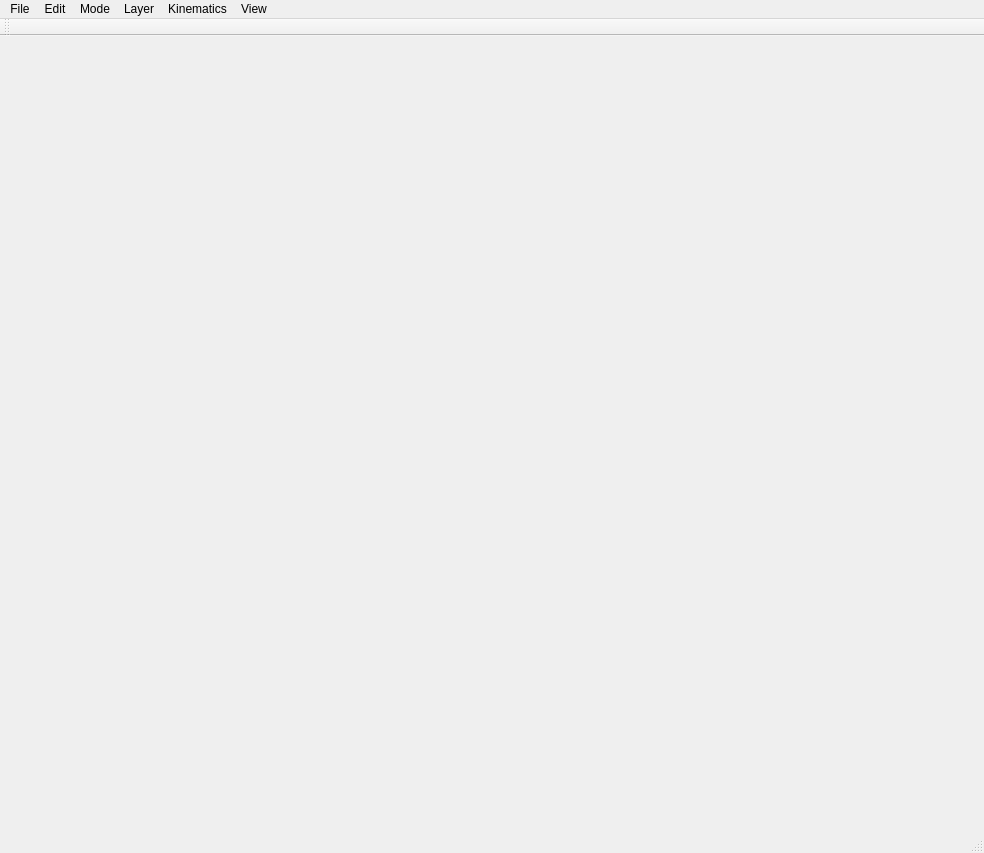
<?xml version="1.0" encoding="UTF-8"?>
<ui version="4.0">
 <class>MainWindowClass</class>
 <widget class="QMainWindow" name="MainWindowClass">
  <property name="geometry">
   <rect>
    <x>0</x>
    <y>0</y>
    <width>984</width>
    <height>853</height>
   </rect>
  </property>
  <property name="windowTitle">
   <string>Kinematic Design</string>
  </property>
  <widget class="QWidget" name="centralWidget"/>
  <widget class="QMenuBar" name="menuBar">
   <property name="geometry">
    <rect>
     <x>0</x>
     <y>0</y>
     <width>984</width>
     <height>21</height>
    </rect>
   </property>
   <widget class="QMenu" name="menuFile">
    <property name="title">
     <string>File</string>
    </property>
    <widget class="QMenu" name="menuExport">
     <property name="title">
      <string>Export</string>
     </property>
     <addaction name="actionExportSTL"/>
     <addaction name="actionExportSCAD"/>
    </widget>
    <addaction name="actionNew"/>
    <addaction name="actionOpen"/>
    <addaction name="actionSave"/>
    <addaction name="separator"/>
    <addaction name="actionSaveImage"/>
    <addaction name="separator"/>
    <addaction name="menuExport"/>
    <addaction name="separator"/>
    <addaction name="actionExit"/>
   </widget>
   <widget class="QMenu" name="menuMode">
    <property name="title">
     <string>Mode</string>
    </property>
    <widget class="QMenu" name="menuFixed_Body">
     <property name="title">
      <string>Fixed Body</string>
     </property>
     <addaction name="actionFixedRectangle"/>
     <addaction name="actionFixedCircle"/>
     <addaction name="actionFixedPolygon"/>
    </widget>
    <widget class="QMenu" name="menuMovingBody">
     <property name="title">
      <string>Moving Body</string>
     </property>
     <addaction name="actionMovingRectangle"/>
     <addaction name="actionMovingCircle"/>
     <addaction name="actionMovingPolygon"/>
    </widget>
    <addaction name="actionSelect"/>
    <addaction name="separator"/>
    <addaction name="menuFixed_Body"/>
    <addaction name="menuMovingBody"/>
    <addaction name="separator"/>
    <addaction name="actionLinkageRegion"/>
    <addaction name="actionLinkageAvoidance"/>
    <addaction name="separator"/>
    <addaction name="actionKinematics"/>
   </widget>
   <widget class="QMenu" name="menuEdit">
    <property name="title">
     <string>Edit</string>
    </property>
    <addaction name="actionUndo"/>
    <addaction name="actionRedo"/>
    <addaction name="separator"/>
    <addaction name="actionCopy"/>
    <addaction name="actionPaste"/>
    <addaction name="separator"/>
    <addaction name="actionDelete"/>
    <addaction name="actionSelectAll"/>
   </widget>
   <widget class="QMenu" name="menuLayer">
    <property name="title">
     <string>Layer</string>
    </property>
    <addaction name="actionAddLayer"/>
    <addaction name="actionInsertLayer"/>
    <addaction name="actionDeleteLayer"/>
    <addaction name="separator"/>
   </widget>
   <widget class="QMenu" name="menuKinematics">
    <property name="title">
     <string>Kinematics</string>
    </property>
    <addaction name="actionGenerateLinkage"/>
    <addaction name="actionSynthesisSettings"/>
    <addaction name="actionWeightsWindow"/>
    <addaction name="separator"/>
    <addaction name="actionRun"/>
    <addaction name="actionRunBackward"/>
    <addaction name="actionStop"/>
    <addaction name="separator"/>
    <addaction name="actionStepForward"/>
    <addaction name="actionStepBackward"/>
    <addaction name="separator"/>
    <addaction name="actionCollisionCheck"/>
    <addaction name="actionRestrictMotionRange"/>
    <addaction name="actionOptions"/>
   </widget>
   <widget class="QMenu" name="menuView">
    <property name="title">
     <string>View</string>
    </property>
    <addaction name="actionShowSolutions"/>
    <addaction name="actionShowGridLines"/>
    <addaction name="actionShowInputPoses"/>
    <addaction name="separator"/>
    <addaction name="actionRenderBasic"/>
    <addaction name="actionRenderSSAO"/>
    <addaction name="actionRenderLine"/>
    <addaction name="actionRenderHatching"/>
   </widget>
   <addaction name="menuFile"/>
   <addaction name="menuEdit"/>
   <addaction name="menuMode"/>
   <addaction name="menuLayer"/>
   <addaction name="menuKinematics"/>
   <addaction name="menuView"/>
  </widget>
  <widget class="QToolBar" name="mainToolBar">
   <property name="minimumSize">
    <size>
     <width>0</width>
     <height>0</height>
    </size>
   </property>
   <attribute name="toolBarArea">
    <enum>TopToolBarArea</enum>
   </attribute>
   <attribute name="toolBarBreak">
    <bool>false</bool>
   </attribute>
  </widget>
  <widget class="QStatusBar" name="statusBar">
   <property name="minimumSize">
    <size>
     <width>0</width>
     <height>0</height>
    </size>
   </property>
  </widget>
  <action name="actionExit">
   <property name="text">
    <string>Exit</string>
   </property>
  </action>
  <action name="actionSelect">
   <property name="checkable">
    <bool>true</bool>
   </property>
   <property name="icon">
    <iconset>
     <normaloff>Resources/select.png</normaloff>Resources/select.png</iconset>
   </property>
   <property name="text">
    <string>Select</string>
   </property>
  </action>
  <action name="actionFixedRectangle">
   <property name="checkable">
    <bool>true</bool>
   </property>
   <property name="icon">
    <iconset>
     <normaloff>Resources/fixed_rectangle.png</normaloff>Resources/fixed_rectangle.png</iconset>
   </property>
   <property name="text">
    <string>Rectangle</string>
   </property>
  </action>
  <action name="actionFixedCircle">
   <property name="checkable">
    <bool>true</bool>
   </property>
   <property name="icon">
    <iconset>
     <normaloff>Resources/fixed_circle.png</normaloff>Resources/fixed_circle.png</iconset>
   </property>
   <property name="text">
    <string>Circle</string>
   </property>
  </action>
  <action name="actionFixedPolygon">
   <property name="checkable">
    <bool>true</bool>
   </property>
   <property name="icon">
    <iconset>
     <normaloff>Resources/fixed_polygon.png</normaloff>Resources/fixed_polygon.png</iconset>
   </property>
   <property name="text">
    <string>Polygon</string>
   </property>
  </action>
  <action name="actionNew">
   <property name="icon">
    <iconset>
     <normaloff>Resources/new.png</normaloff>Resources/new.png</iconset>
   </property>
   <property name="text">
    <string>New</string>
   </property>
   <property name="shortcut">
    <string>Ctrl+N</string>
   </property>
  </action>
  <action name="actionCopy">
   <property name="icon">
    <iconset>
     <normaloff>Resources/copy.png</normaloff>Resources/copy.png</iconset>
   </property>
   <property name="text">
    <string>Copy</string>
   </property>
   <property name="shortcut">
    <string>Ctrl+C</string>
   </property>
  </action>
  <action name="actionSelectAll">
   <property name="text">
    <string>Select All</string>
   </property>
   <property name="shortcut">
    <string>Ctrl+A</string>
   </property>
  </action>
  <action name="actionDelete">
   <property name="icon">
    <iconset>
     <normaloff>Resources/delete.png</normaloff>Resources/delete.png</iconset>
   </property>
   <property name="text">
    <string>Delete</string>
   </property>
   <property name="shortcut">
    <string>Del</string>
   </property>
  </action>
  <action name="actionPaste">
   <property name="icon">
    <iconset>
     <normaloff>Resources/paste.png</normaloff>Resources/paste.png</iconset>
   </property>
   <property name="text">
    <string>Paste</string>
   </property>
   <property name="shortcut">
    <string>Ctrl+V</string>
   </property>
  </action>
  <action name="actionUndo">
   <property name="icon">
    <iconset>
     <normaloff>Resources/undo.png</normaloff>Resources/undo.png</iconset>
   </property>
   <property name="text">
    <string>Undo</string>
   </property>
   <property name="shortcut">
    <string>Ctrl+Z</string>
   </property>
  </action>
  <action name="actionRedo">
   <property name="icon">
    <iconset>
     <normaloff>Resources/redo.png</normaloff>Resources/redo.png</iconset>
   </property>
   <property name="text">
    <string>Redo</string>
   </property>
   <property name="shortcut">
    <string>Ctrl+Y</string>
   </property>
  </action>
  <action name="actionOpen">
   <property name="icon">
    <iconset>
     <normaloff>Resources/open.png</normaloff>Resources/open.png</iconset>
   </property>
   <property name="text">
    <string>Open</string>
   </property>
   <property name="shortcut">
    <string>Ctrl+O</string>
   </property>
  </action>
  <action name="actionSave">
   <property name="icon">
    <iconset>
     <normaloff>Resources/save.png</normaloff>Resources/save.png</iconset>
   </property>
   <property name="text">
    <string>Save</string>
   </property>
   <property name="shortcut">
    <string>Ctrl+S</string>
   </property>
  </action>
  <action name="actionAddLayer">
   <property name="text">
    <string>Add Layer</string>
   </property>
  </action>
  <action name="actionInsertLayer">
   <property name="text">
    <string>Insert Layer</string>
   </property>
  </action>
  <action name="actionDeleteLayer">
   <property name="text">
    <string>Delete Layer</string>
   </property>
  </action>
  <action name="actionGenerateLinkage">
   <property name="icon">
    <iconset>
     <normaloff>Resources/fourbar_linkage.png</normaloff>Resources/fourbar_linkage.png</iconset>
   </property>
   <property name="text">
    <string>Generate Linkage</string>
   </property>
  </action>
  <action name="actionCollisionCheck">
   <property name="checkable">
    <bool>true</bool>
   </property>
   <property name="text">
    <string>Collision Check</string>
   </property>
  </action>
  <action name="actionLinkageRegion">
   <property name="checkable">
    <bool>true</bool>
   </property>
   <property name="icon">
    <iconset>
     <normaloff>Resources/linkage_region.png</normaloff>Resources/linkage_region.png</iconset>
   </property>
   <property name="text">
    <string>Linkage Region</string>
   </property>
  </action>
  <action name="actionKinematics">
   <property name="checkable">
    <bool>true</bool>
   </property>
   <property name="text">
    <string>Kinematics</string>
   </property>
  </action>
  <action name="actionRun">
   <property name="icon">
    <iconset>
     <normaloff>Resources/run.png</normaloff>Resources/run.png</iconset>
   </property>
   <property name="text">
    <string>Run</string>
   </property>
  </action>
  <action name="actionRunBackward">
   <property name="text">
    <string>Run Backward</string>
   </property>
  </action>
  <action name="actionStop">
   <property name="icon">
    <iconset>
     <normaloff>Resources/stop.png</normaloff>Resources/stop.png</iconset>
   </property>
   <property name="text">
    <string>Stop</string>
   </property>
  </action>
  <action name="actionStepForward">
   <property name="icon">
    <iconset>
     <normaloff>Resources/step_forward.png</normaloff>Resources/step_forward.png</iconset>
   </property>
   <property name="text">
    <string>Step Forward</string>
   </property>
   <property name="shortcut">
    <string>Right</string>
   </property>
  </action>
  <action name="actionStepBackward">
   <property name="icon">
    <iconset>
     <normaloff>Resources/step_backward.png</normaloff>Resources/step_backward.png</iconset>
   </property>
   <property name="text">
    <string>Step Backward</string>
   </property>
   <property name="shortcut">
    <string>Left</string>
   </property>
  </action>
  <action name="actionGenerateSliderCrank">
   <property name="icon">
    <iconset>
     <normaloff>Resources/slider_crank.png</normaloff>Resources/slider_crank.png</iconset>
   </property>
   <property name="text">
    <string>Generate Slider Crank</string>
   </property>
  </action>
  <action name="actionShowSolutions">
   <property name="checkable">
    <bool>true</bool>
   </property>
   <property name="text">
    <string>Show Solutions</string>
   </property>
  </action>
  <action name="actionRenderBasic">
   <property name="checkable">
    <bool>true</bool>
   </property>
   <property name="text">
    <string>Basic</string>
   </property>
  </action>
  <action name="actionRenderSSAO">
   <property name="checkable">
    <bool>true</bool>
   </property>
   <property name="text">
    <string>SSAO</string>
   </property>
  </action>
  <action name="actionRenderLine">
   <property name="checkable">
    <bool>true</bool>
   </property>
   <property name="text">
    <string>Line</string>
   </property>
  </action>
  <action name="actionRenderHatching">
   <property name="checkable">
    <bool>true</bool>
   </property>
   <property name="text">
    <string>Hatching</string>
   </property>
  </action>
  <action name="actionSaveSTL">
   <property name="text">
    <string>Save STL</string>
   </property>
  </action>
  <action name="actionExportSTL">
   <property name="text">
    <string>STL</string>
   </property>
  </action>
  <action name="actionExportSCAD">
   <property name="text">
    <string>SCAD</string>
   </property>
  </action>
  <action name="actionOptions">
   <property name="icon">
    <iconset>
     <normaloff>Resources/options.png</normaloff>Resources/options.png</iconset>
   </property>
   <property name="text">
    <string>Options</string>
   </property>
  </action>
  <action name="actionMovingRectangle">
   <property name="checkable">
    <bool>true</bool>
   </property>
   <property name="icon">
    <iconset>
     <normaloff>Resources/moving_rectangle.png</normaloff>Resources/moving_rectangle.png</iconset>
   </property>
   <property name="text">
    <string>Rectangle</string>
   </property>
  </action>
  <action name="actionMovingCircle">
   <property name="checkable">
    <bool>true</bool>
   </property>
   <property name="icon">
    <iconset>
     <normaloff>Resources/moving_circle.png</normaloff>Resources/moving_circle.png</iconset>
   </property>
   <property name="text">
    <string>Circle</string>
   </property>
  </action>
  <action name="actionMovingPolygon">
   <property name="checkable">
    <bool>true</bool>
   </property>
   <property name="icon">
    <iconset>
     <normaloff>Resources/moving_polygon.png</normaloff>Resources/moving_polygon.png</iconset>
   </property>
   <property name="text">
    <string>Polygon</string>
   </property>
  </action>
  <action name="actionFixedRectangle_2">
   <property name="text">
    <string>Rectangle</string>
   </property>
  </action>
  <action name="actionAho">
   <property name="text">
    <string>Aho</string>
   </property>
  </action>
  <action name="actionLinkageAvoidance">
   <property name="checkable">
    <bool>true</bool>
   </property>
   <property name="icon">
    <iconset>
     <normaloff>Resources/linkage_avoidance.png</normaloff>Resources/linkage_avoidance.png</iconset>
   </property>
   <property name="text">
    <string>Linkage Avoidance Region</string>
   </property>
  </action>
  <action name="actionGenerateWattI">
   <property name="icon">
    <iconset>
     <normaloff>Resources/watt_i_linkage.png</normaloff>Resources/watt_i_linkage.png</iconset>
   </property>
   <property name="text">
    <string>Generate Watt I</string>
   </property>
  </action>
  <action name="actionShowGridLines">
   <property name="checkable">
    <bool>true</bool>
   </property>
   <property name="checked">
    <bool>true</bool>
   </property>
   <property name="text">
    <string>Show Grid Lines</string>
   </property>
  </action>
  <action name="actionShowInputPoses">
   <property name="checkable">
    <bool>true</bool>
   </property>
   <property name="checked">
    <bool>true</bool>
   </property>
   <property name="text">
    <string>Show Input Poses</string>
   </property>
  </action>
  <action name="actionSaveImage">
   <property name="text">
    <string>Save Image</string>
   </property>
   <property name="shortcut">
    <string>Ctrl+P</string>
   </property>
  </action>
  <action name="actionRestrictMotionRange">
   <property name="checkable">
    <bool>true</bool>
   </property>
   <property name="checked">
    <bool>true</bool>
   </property>
   <property name="text">
    <string>Restrict Motion Range</string>
   </property>
  </action>
  <action name="actionSynthesisSettings">
   <property name="text">
    <string>Synthesis Settings</string>
   </property>
  </action>
  <action name="actionWeightsWindow">
   <property name="text">
    <string>Weights Window</string>
   </property>
  </action>
 </widget>
 <layoutdefault spacing="6" margin="11"/>
 <resources>
  <include location="MainWindow.qrc"/>
 </resources>
 <connections/>
</ui>
